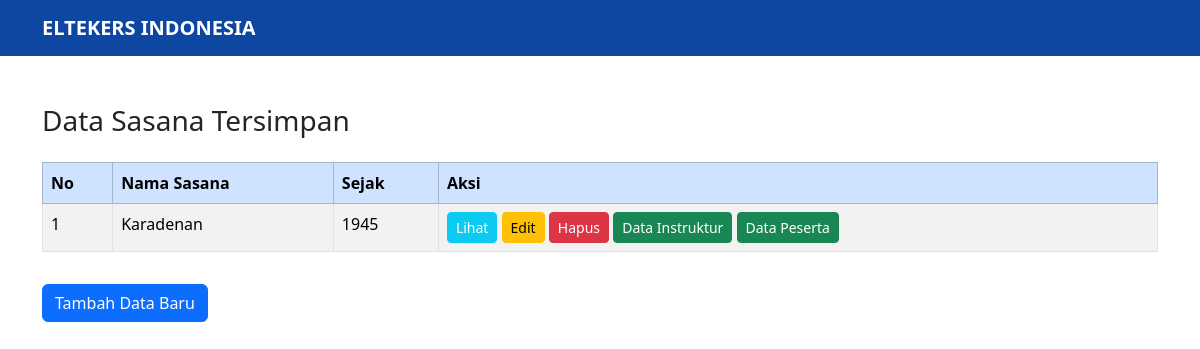
Before: /sasana/ with the older database file.
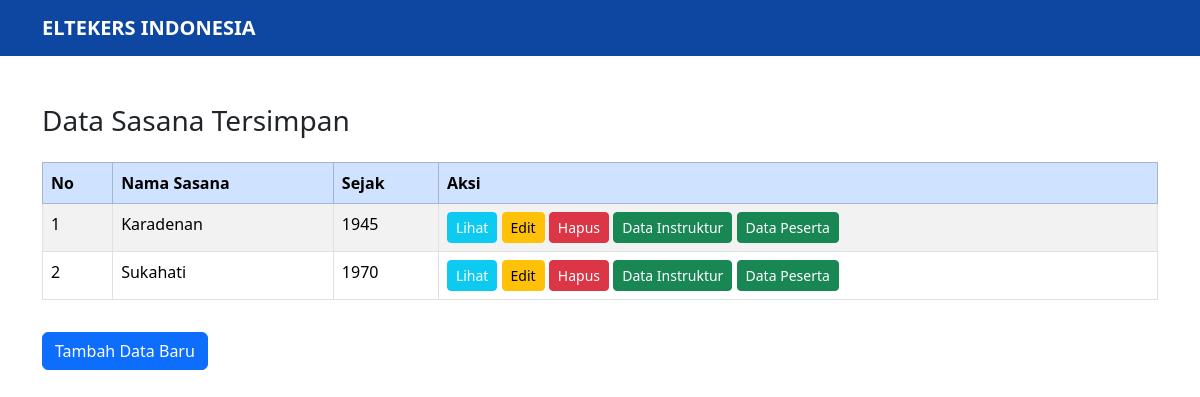
After: the same page with the newer database file.
### web_eltekers/models.py (models this page shows, shortened)
class Sasana(models.Model):
    id_sasana = models.UUIDField(primary_key=True, default=uuid.uuid4, editable=False)
    nama_sasana = models.CharField(max_length=255)
    sejak = models.IntegerField()
    alamat_sasana = models.TextField()
    provinsi = models.CharField(max_length=255)
    kota_kabupaten = models.CharField(max_length=255)
    kecamatan = models.CharField(max_length=255)
    kelurahan = models.CharField(max_length=255)
    jumlah_instruktur = models.IntegerField()
    jumlah_peserta = models.IntegerField()
    peserta_aktif = models.IntegerField()
    jumlah_latihan_per_minggu = models.IntegerField()
    link_gmap = models.URLField(max_length=500, blank=True, null=True)
    profile = models.ImageField(upload_to='sasana_profiles/', blank=True, null=True)

### web_eltekers/views.py (the view)
# urls.py: path('sasana/', views.list_sasana, name='list-sasana'),
def list_sasana(request):
    data = Sasana.objects.all()
    return render(request, 'sasana_list.html', {'data': data})

### web_eltekers/templates/sasana_list.html (shortened to what this page needs)
<!DOCTYPE html>
<html lang="id">
<head>
    <link href="https://cdn.jsdelivr.net/npm/bootstrap@5.3.3/dist/css/bootstrap.min.css" rel="stylesheet">
</head>
<body>
    <nav class="navbar navbar-expand-lg" style="background-color: #0d47a1;">
        <div class="container">
            <a class="navbar-brand text-white fw-bold" href="#">ELTEKERS INDONESIA</a>
        </div>
    </nav>
    <div class="container mt-5">
        <h3 class="mb-4">Data Sasana Tersimpan</h3>
        <table class="table table-bordered table-striped">
            <thead class="table-primary">
                <tr>
                    <th>No</th>
                    <th>Nama Sasana</th>
                    <th>Sejak</th>
                    <th>Aksi</th>
                </tr>
            </thead>
            <tbody>
                {% for s in data %}
                <tr>
                    <td>{{ forloop.counter }}</td>
                    <td>{{ s.nama_sasana }}</td>
                    <td>{{ s.sejak }}</td>
                    <td>
                        <a href="{% url 'detail-sasana' s.id_sasana %}" class="btn btn-sm btn-info text-white">Lihat</a>
                        <a href="{% url 'update-sasana' s.id_sasana %}" class="btn btn-sm btn-warning">Edit</a>
                        <a href="{% url 'delete-sasana' s.id_sasana %}" class="btn btn-sm btn-danger">Hapus</a>
                        <a href="{% url 'list-instruktur' s.id_sasana %}" class="btn btn-sm btn-success">Data Instruktur</a>
                        <a href="{% url 'list-peserta' s.id_sasana %}" class="btn btn-sm btn-success">Data Peserta</a>
                    </td>
                </tr>
                {% empty %}
                <tr>
                    <td colspan="16" class="text-center">Belum ada data</td>
                </tr>
                {% endfor %}
            </tbody>
        </table>
        <a href="{% url 'create-sasana' %}" class="btn btn-primary mt-3">Tambah Data Baru</a>
    </div>
</body>
</html>

Changed rows visible on the page:
added Sasana: nama_sasana "Sukahati", sejak "1970"
